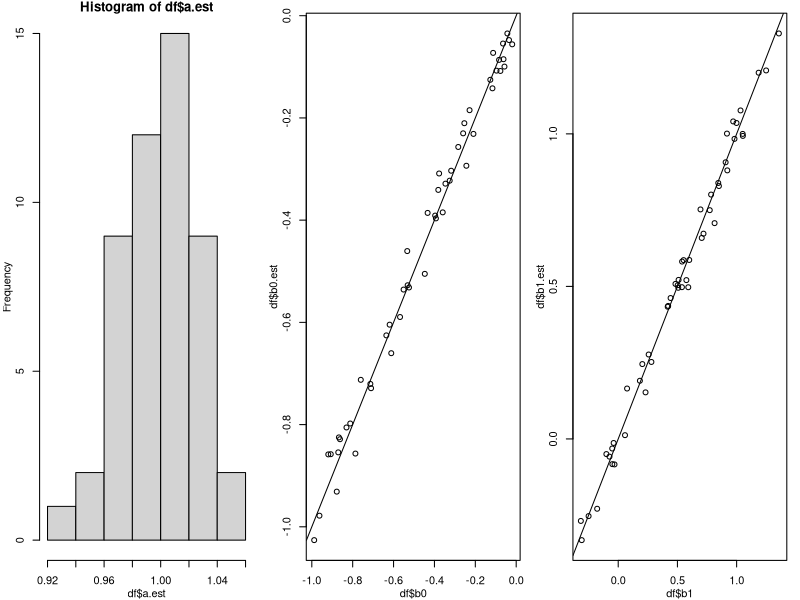
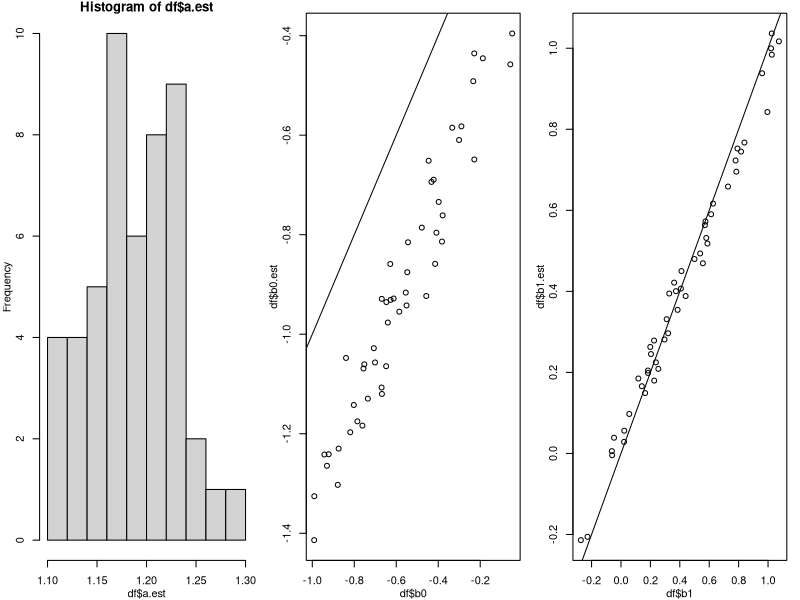

These charts were generated, in order, by the following R code:
##generate via sequential model
simseq<-function(th,b,a) {
    K<-length(b)+1
    invlogit<-function(z) 1/(1+exp(-z))
    p1<-invlogit(a*(th-b[1])) #probability you took step 1
    p2<-invlogit(a*(th-b[2])) #probability you took step 2 if you took step 1
    p<-cbind(1-p1,p1*(1-p2),p1*p2)
    colnames(p)<-paste("truep",0:(ncol(p)-1),sep='')
    resp<-numeric()
    for (i in 1:np) resp[i]<-which(rmultinom(1,1,p[i,])[,1]>0)-1
    resp
}
##estimate sequential response model via known theta using ML
estseq<-function(pars, #we're going to optimize pars. it will have structure c(a,b0,b1) where a is the discrimination and b parameters are steps in the sequential model
                 resp,th) {
    invlogit<-function(z) 1/(1+exp(-z))
    p1<-invlogit(pars[1]*(th-pars[2])) #probability you took step 1
    p2<-invlogit(pars[1]*(th-pars[3])) #probability you took step 2 if you took step 1
    p<-cbind(1-p1,p1*(1-p2),p1*p2)
    x0<-ifelse(resp==0,1,0)
    x1<-ifelse(resp==1,1,0)
    x2<-ifelse(resp==2,1,0)
    z<-p[,1]*x0+p[,2]*x1+p[,3]*x2
    -1*sum(log(z))
}

a<-1
np<-5000
##
b0vals<-runif(50,-1,0)
b1vals<-b0vals+.5+runif(50,0,1)
L<-list()
for (i in 1:length(b0vals)) {
    b<-c(b0vals[i],b1vals[i])
    redo<-TRUE
    while (redo) {
        print(i)
        th<-rnorm(np)
        resp<-simseq(th,b,a)
        est<-optim(c(1,0,2),estseq,resp=resp,th=th)$par
        if (est[1]>.1) redo<-FALSE #convergence problems associated with a
    }
    L[[i]]<-c(a=a,b0=b[1],b1=b[2],a.est=est[1],b0.est=est[2],b1.est=est[3])
}
df<-data.frame(do.call("rbind",L))

par(mfrow=c(1,3),mgp=c(2,1,0),mar=c(3,3,1,1))
hist(df$a.est)
plot(df$b0,df$b0.est); abline(0,1)
plot(df$b1,df$b1.est); abline(0,1)

##now let's get devious. what if we simulate via pcm and estimate using sequential model?
##generate via pcm
simpcm<-function(th,b,a) {
    K<-length(b)+1
    psi<-list()
    psi[[1]]<-rep(1,length(th))
    for (k in 1:(K-1)) {
        kern<-k*th-sum(b[1:k])
        psi[[k+1]]<-exp(a*kern)
    }
    psi<-do.call("cbind",psi)
    den<-rowSums(psi)
    p<-psi/den
    colnames(p)<-paste("truep",0:(ncol(p)-1),sep='')
    resp<-numeric()
    for (i in 1:np) resp[i]<-which(rmultinom(1,1,p[i,])[,1]>0)-1
    resp
}

a<-1
np<-5000
##
b0vals<-runif(50,-1,0)
b1vals<-b0vals+.5+runif(50,0,1)
L<-list()
for (i in 1:length(b0vals)) {
    b<-c(b0vals[i],b1vals[i])
    redo<-TRUE
    while (redo) {
        print(i)
        th<-rnorm(np)
        resp<-simpcm(th,b,a)
        est<-optim(c(1,0,2),estseq,resp=resp,th=th)$par
        if (est[1]>.1) redo<-FALSE #convergence problems associated with a
    }
    L[[i]]<-c(a=a,b0=b[1],b1=b[2],a.est=est[1],b0.est=est[2],b1.est=est[3])
}
df<-data.frame(do.call("rbind",L))

par(mfrow=c(1,3),mgp=c(2,1,0),mar=c(3,3,1,1))
hist(df$a.est)
plot(df$b0,df$b0.est); abline(0,1)
plot(df$b1,df$b1.est); abline(0,1)



